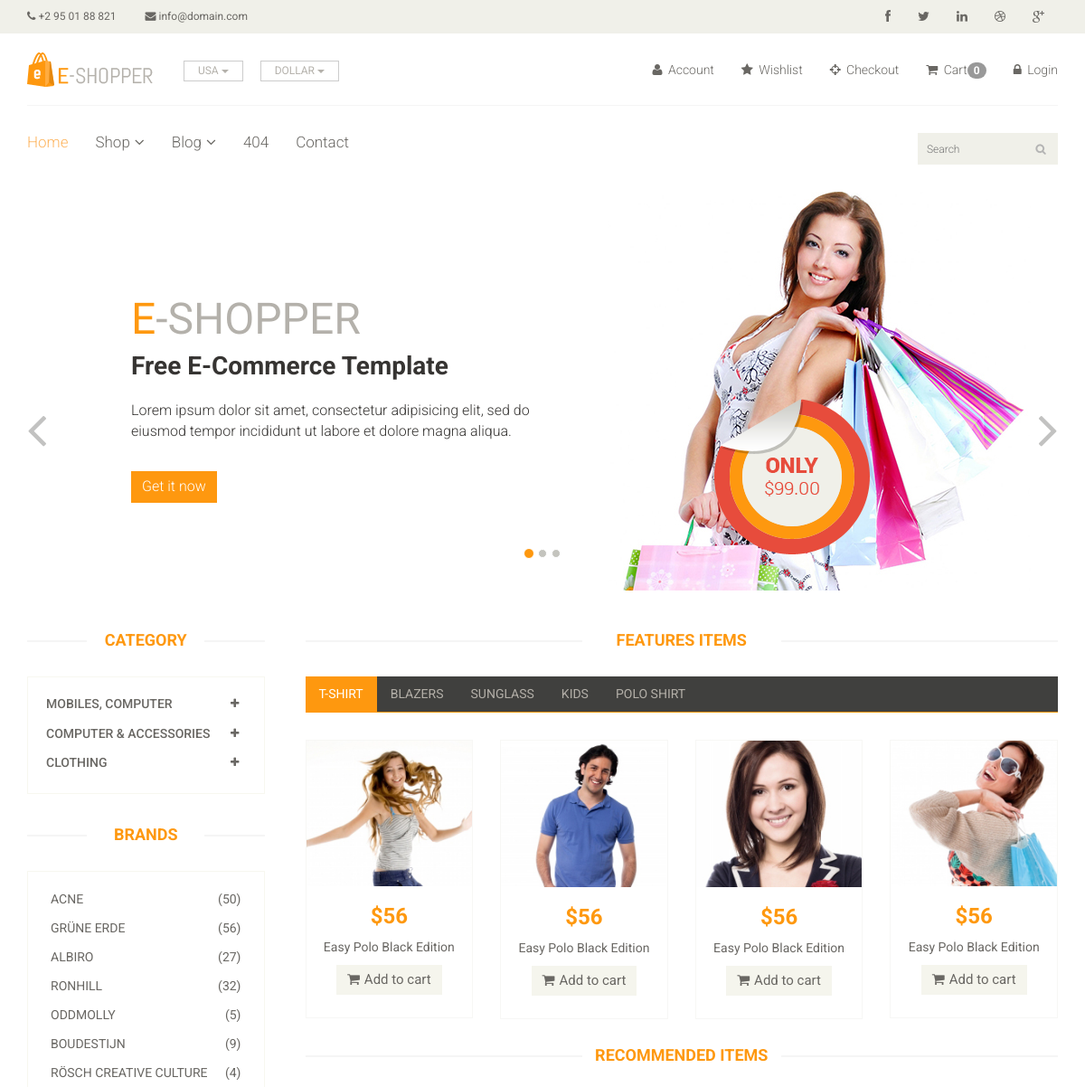
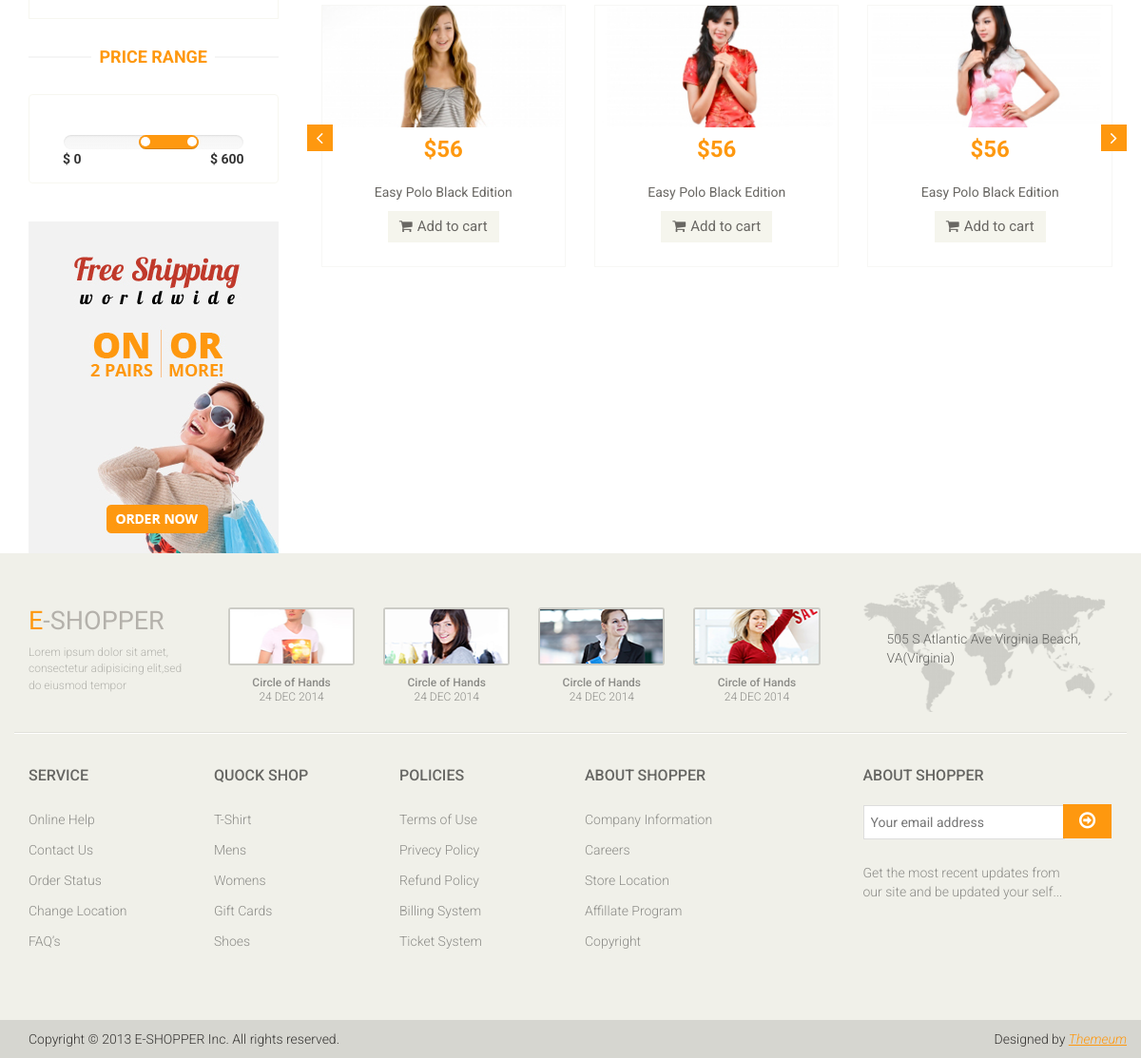
Screenshot of /?category=3 with the database file from the repository (2 pictures, top to bottom).
### app/models.py (models this page shows, shortened)
class Category(models.Model):
    name = models.CharField(max_length=150)

### E_shop/views.py (the view)
# urls.py: path('', views.homePage,name='index'),
def homePage(request):
    category = Category.objects.all()
    categoryID = request.GET.get('category')
    if categoryID:
        product = Product.objects.filter(sub_category = categoryID).order_by('-id')
    else:
        product = Product.objects.all()
    context = {
        'category': category,
        'product': product,
    }
    return render(request, "index.html", context )

### templates/index.html (shortened to what this page needs)
{% extends 'master.html' %}
{% block body %}
<section id="slider">
		<div class="container">
			<div class="row">
				<div class="col-sm-12">
					<div id="slider-carousel" class="carousel slide" data-ride="carousel">
						<ol class="carousel-indicators">
							<li data-target="#slider-carousel" data-slide-to="0" class="active"></li>
							<li data-target="#slider-carousel" data-slide-to="1"></li>
							<li data-target="#slider-carousel" data-slide-to="2"></li>
						</ol>
						<div class="carousel-inner">
							<div class="item active">
								<div class="col-sm-6">
									<h1><span>E</span>-SHOPPER</h1>
									<h2>Free E-Commerce Template</h2>
									<p>Lorem ipsum dolor sit amet, consectetur adipisicing elit, sed do eiusmod tempor incididunt ut labore et dolore magna aliqua. </p>
									<button type="button" class="btn btn-default get">Get it now</button>
								</div>
								<div class="col-sm-6">
									<img src="/static/images/home/girl1.jpg" class="girl img-responsive" alt="" />
									<img src="/static/images/home/pricing.png"  class="pricing" alt="" />
								</div>
							</div>
						</div>
						<a href="#slider-carousel" class="left control-carousel hidden-xs" data-slide="prev">
							<i class="fa fa-angle-left"></i>
						</a>
						<a href="#slider-carousel" class="right control-carousel hidden-xs" data-slide="next">
							<i class="fa fa-angle-right"></i>
						</a>
					</div>
				</div>
			</div>
		</div>
	</section>
<section>
		<div class="container">
			<div class="row">
				<div class="col-sm-3">
					<div class="left-sidebar">
						<h2>Category</h2>
						<div class="panel-group category-products" id="accordian">
							{% for cat in category %}
							<div class="panel panel-default">
								<div class="panel-heading">
									<h4 class="panel-title">
										<a data-toggle="collapse" data-parent="#accordian" href="#{{cat.id}}">
											<span class="badge pull-right"><i class="fa fa-plus"></i></span>
											{{cat.name}}
										</a>
									</h4>
								</div>
							</div>
							{% endfor %}
						</div>
						<div class="brands_products">
							<h2>Brands</h2>
							<div class="brands-name">
								<ul class="nav nav-pills nav-stacked">
									<li><a href="#"> <span class="pull-right">(50)</span>Acne</a></li>
									<li><a href="#"> <span class="pull-right">(56)</span>Grüne Erde</a></li>
									<li><a href="#"> <span class="pull-right">(27)</span>Albiro</a></li>
									<li><a href="#"> <span class="pull-right">(32)</span>Ronhill</a></li>
									<li><a href="#"> <span class="pull-right">(5)</span>Oddmolly</a></li>
									<li><a href="#"> <span class="pull-right">(9)</span>Boudestijn</a></li>
									<li><a href="#"> <span class="pull-right">(4)</span>Rösch creative culture</a></li>
								</ul>
							</div>
						</div>
						<div class="price-range">
							<h2>Price Range</h2>
							<div class="well text-center">
								 <input type="text" class="span2" value="" data-slider-min="0" data-slider-max="600" data-slider-step="5" data-slider-value="[250,450]" id="sl2" ><br />
								 <b class="pull-left">$ 0</b> <b class="pull-right">$ 600</b>
							</div>
						</div>
						<div class="shipping text-center">
							<img src="/static/images/home/shipping.jpg" alt="" />
						</div>
					</div>
				</div>
				<div class="col-sm-9 padding-right">
					<div class="features_items">
						<h2 class="title text-center">Features Items</h2>
					</div>
					<div class="category-tab">
						<div class="col-sm-12">
							<ul class="nav nav-tabs">
								<li class="active"><a href="#tshirt" data-toggle="tab">T-Shirt</a></li>
								<li><a href="#blazers" data-toggle="tab">Blazers</a></li>
								<li><a href="#sunglass" data-toggle="tab">Sunglass</a></li>
								<li><a href="#kids" data-toggle="tab">Kids</a></li>
								<li><a href="#poloshirt" data-toggle="tab">Polo shirt</a></li>
							</ul>
						</div>
						<div class="tab-content">
							<div class="tab-pane fade active in" id="tshirt" >
								<div class="col-sm-3">
									<div class="product-image-wrapper">
										<div class="single-products">
											<div class="productinfo text-center">
												<img src="/static/images/home/gallery1.jpg" alt="" />
												<h2>$56</h2>
												<p>Easy Polo Black Edition</p>
												<a href="#" class="btn btn-default add-to-cart"><i class="fa fa-shopping-cart"></i>Add to cart</a>
											</div>
										</div>
									</div>
								</div>
								<div class="col-sm-3">
									<div class="product-image-wrapper">
										<div class="single-products">
											<div class="productinfo text-center">
												<img src="/static/images/home/gallery2.jpg" alt="" />
												<h2>$56</h2>
												<p>Easy Polo Black Edition</p>
												<a href="#" class="btn btn-default add-to-cart"><i class="fa fa-shopping-cart"></i>Add to cart</a>
											</div>
										</div>
									</div>
								</div>
								<div class="col-sm-3">
									<div class="product-image-wrapper">
										<div class="single-products">
											<div class="productinfo text-center">
												<img src="/static/images/home/gallery3.jpg" alt="" />
												<h2>$56</h2>
												<p>Easy Polo Black Edition</p>
												<a href="#" class="btn btn-default add-to-cart"><i class="fa fa-shopping-cart"></i>Add to cart</a>
											</div>
										</div>
									</div>
								</div>
								<div class="col-sm-3">
									<div class="product-image-wrapper">
										<div class="single-products">
											<div class="productinfo text-center">
												<img src="/static/images/home/gallery4.jpg" alt="" />
												<h2>$56</h2>
												<p>Easy Polo Black Edition</p>
												<a href="#" class="btn btn-default add-to-cart"><i class="fa fa-shopping-cart"></i>Add to cart</a>
											</div>
										</div>
									</div>
								</div>
							</div>
						</div>
					</div>
					<div class="recommended_items">
						<h2 class="title text-center">recommended items</h2>
						<div id="recommended-item-carousel" class="carousel slide" data-ride="carousel">
							<div class="carousel-inner">
								<div class="item active">
									<div class="col-sm-4">
										<div class="product-image-wrapper">
											<div class="single-products">
												<div class="productinfo text-center">
													<img src="/static/images/home/recommend1.jpg" alt="" />
													<h2>$56</h2>
													<p>Easy Polo Black Edition</p>
													<a href="#" class="btn btn-default add-to-cart"><i class="fa fa-shopping-cart"></i>Add to cart</a>
												</div>
											</div>
										</div>
									</div>
									<div class="col-sm-4">
										<div class="product-image-wrapper">
											<div class="single-products">
												<div class="productinfo text-center">
													<img src="/static/images/home/recommend2.jpg" alt="" />
													<h2>$56</h2>
													<p>Easy Polo Black Edition</p>
													<a href="#" class="btn btn-default add-to-cart"><i class="fa fa-shopping-cart"></i>Add to cart</a>
												</div>
											</div>
										</div>
									</div>
									<div class="col-sm-4">
										<div class="product-image-wrapper">
											<div class="single-products">
												<div class="productinfo text-center">
													<img src="/static/images/home/recommend3.jpg" alt="" />
													<h2>$56</h2>
													<p>Easy Polo Black Edition</p>
													<a href="#" class="btn btn-default add-to-cart"><i class="fa fa-shopping-cart"></i>Add to cart</a>
												</div>
											</div>
										</div>
									</div>
								</div>
							</div>
							 <a class="left recommended-item-control" href="#recommended-item-carousel" data-slide="prev">
								<i class="fa fa-angle-left"></i>
							  </a>
							  <a class="right recommended-item-control" href="#recommended-item-carousel" data-slide="next">
								<i class="fa fa-angle-right"></i>
							  </a>
						</div>
					</div>
				</div>
			</div>
		</div>
	</section>
{% endblock %}

### rows the page displays
Category: name "MOBILES, COMPUTER"
Category: name "COMPUTER & ACCESSORIES"
Category: name "CLOTHING"

### other values shown
{{ request.session.cart|length }} "0"
